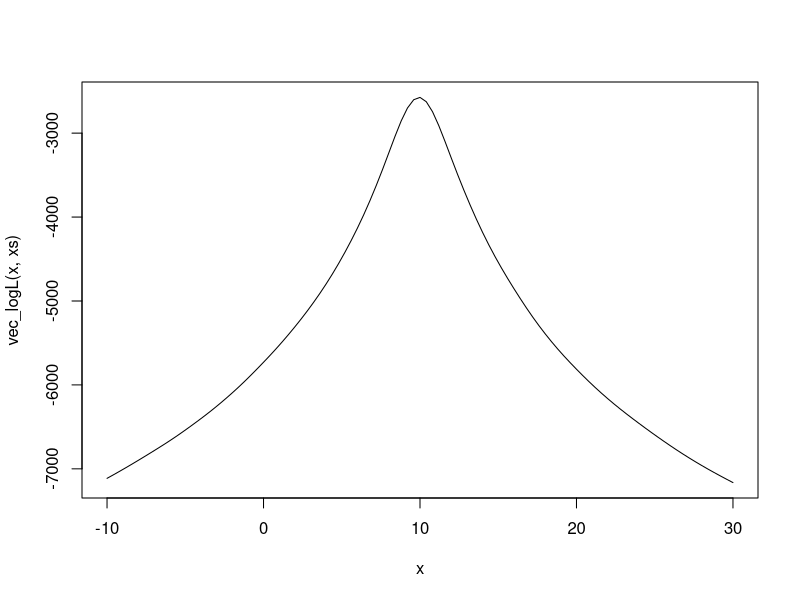
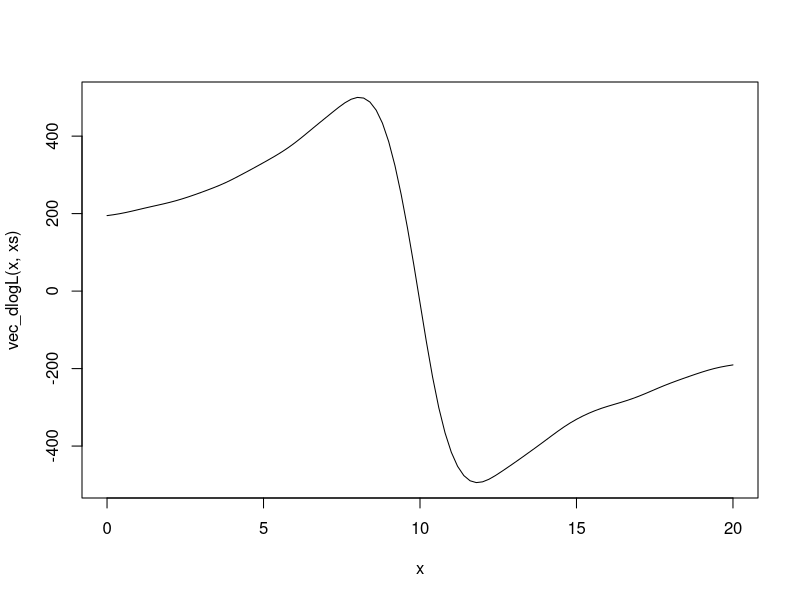

Source code (R) for these figures, in order: (Note: this script raises an error after producing the figures.)
## ---- chunk 1
set.seed(21321)
xs <- rcauchy(1000, location = 10)
## ---- chunk 2
logL <- function(teta, x) {
  - sum(log(1+(x-teta)^2)) - length(x)*log(pi)
}
## ---- chunk 3
# Da bismo primenili funkciju curve, moramo prvo vektorizovati logL
vec_logL <- function(teta_vec, xs) {
  sapply(teta_vec, logL, xs)
}

curve(vec_logL(x, xs), xlim = c(-10, 30))
## ---- chunk 4
dlogL <- function(teta, x) {
  sum(2*(x-teta) / (1+(x-teta)^2))
}
## ---- chunk 5
vec_dlogL <- function(teta_vec, xs) {
  sapply(teta_vec, dlogL, xs)
}

curve(vec_dlogL(x, xs), xlim = c(0, 20))
## ---- chunk 6
d2logL <- function(teta, x) {
  -2*sum((1-(x-teta)^2) / (1+(x-teta)^2)^2)
}
## ---- chunk 7
newton <- function(t0, f, df, tol=1e-6, maxiter=100, trace=FALSE, ...) {
  if (trace) print(t0)
  t <- t0 - f(t0, ...) / df(t0, ...)
  if (trace) print(t)
  iter <- 1
  while (abs(t - t0) > tol) {
    if(iter == maxiter)
      stop("Max iterations exceeded!")
    t0 <- t
    t <- t0 - f(t0, ...) / df(t0, ...)
    if (trace) print(t)
    iter <- iter + 1
  }
  return(t)
}
## ---- chunk 8
newton(0, dlogL, d2logL, x = xs, maxiter=100)
# da bi stampali iteracije, dodajte trace=TRUE
#newton(0, dlogL, d2logL, x = xs, maxiter=100, trace=TRUE)
## ---- chunk 9
newton(mean(xs), dlogL, d2logL, x = xs, maxiter=100, trace=FALSE)
newton(median(xs), dlogL, d2logL, x = xs, maxiter=100, trace=TRUE)
## ---- chunk 10
# Fiserov "drugi izvod"
fishd2logL <- function(teta, x) {
  - length(x) / 2
}

newton(median(xs), dlogL, fishd2logL, x = xs, maxiter=100, trace=TRUE)
## ---- chunk 11
newton(mean(xs), dlogL, fishd2logL, x = xs, maxiter=100, trace=TRUE)
## ---- chunk 12
newton(0, dlogL, fishd2logL, x = xs, maxiter=100, trace=TRUE)
